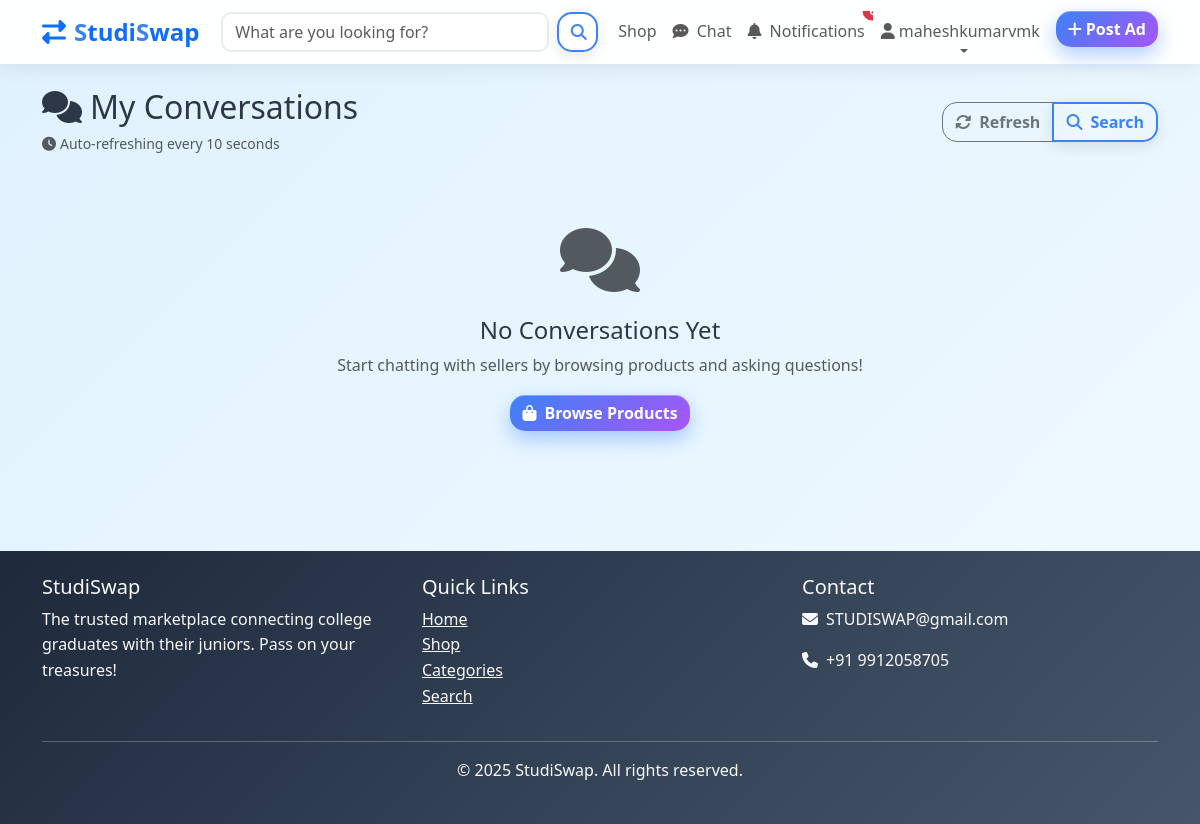
The page /chat/ (signed in) on the database as committed earlier.
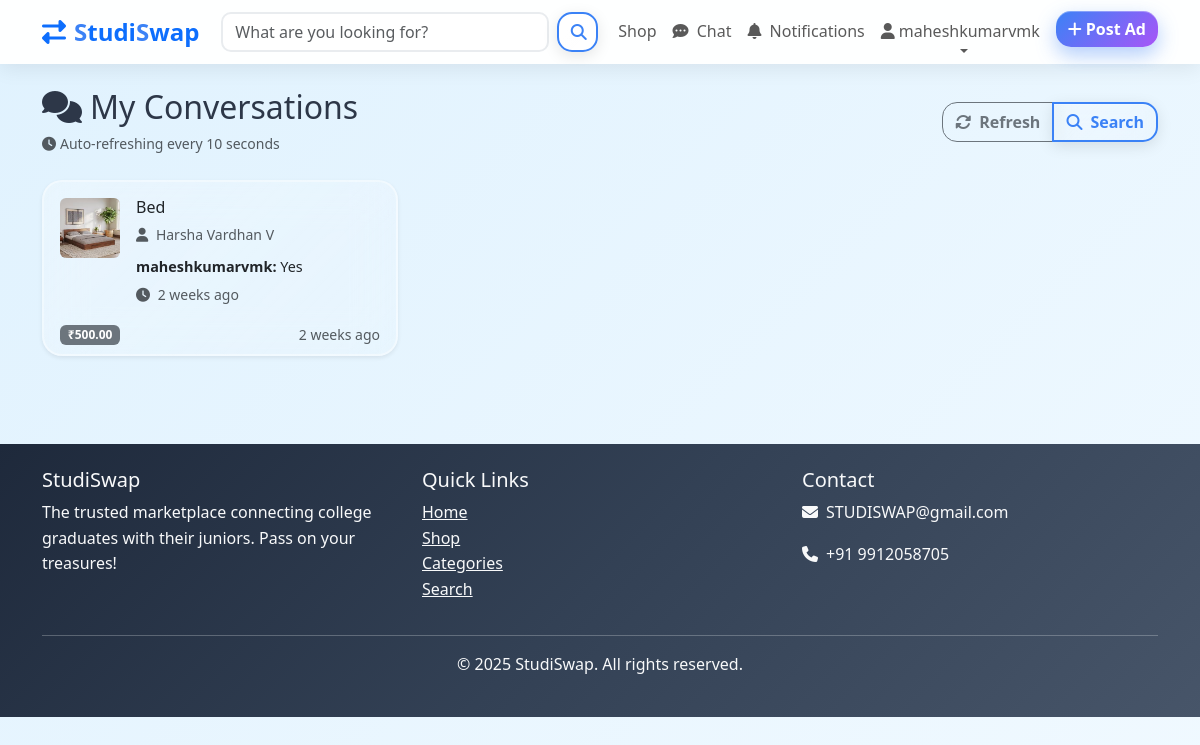
The same page on the database as committed later.
### chat/models.py (models this page shows, shortened)
class Conversation(models.Model):
    product = models.ForeignKey(Product, on_delete=models.CASCADE, related_name='conversations')
    buyer = models.ForeignKey(User, on_delete=models.CASCADE, related_name='buyer_conversations')
    seller = models.ForeignKey(User, on_delete=models.CASCADE, related_name='seller_conversations')
    created_at = models.DateTimeField(auto_now_add=True)
    updated_at = models.DateTimeField(auto_now=True)
    is_active = models.BooleanField(default=True)
    class Meta:
        unique_together = ('product', 'buyer', 'seller')
        ordering = ['-updated_at']
    @property
    def other_user(self):
        def get_other(current_user):
            return self.seller if current_user == self.buyer else self.buyer
        return get_other
    @property
    def latest_message(self):
        return self.messages.first()

class Message(models.Model):
    conversation = models.ForeignKey(Conversation, on_delete=models.CASCADE, related_name='messages')
    sender = models.ForeignKey(User, on_delete=models.CASCADE, related_name='sent_messages')
    content = models.TextField()
    created_at = models.DateTimeField(auto_now_add=True)
    is_read = models.BooleanField(default=False)
    class Meta:
        ordering = ['-created_at']

### products/models.py (models this page shows, shortened)
class Product(models.Model):
    CONDITION_CHOICES = [
        ('new', 'New'),
        ('like_new', 'Like New'),
        ('good', 'Good'),
        ('fair', 'Fair'),
        ('poor', 'Poor'),
    ]
    STATUS_CHOICES = [
        ('active', 'Active'),
        ('sold', 'Sold'),
        ('inactive', 'Inactive'),
    ]
    title = models.CharField(max_length=200)
    slug = models.SlugField(max_length=200, unique=True, blank=True)
    description = models.TextField()
    price = models.DecimalField(max_digits=10, decimal_places=2)
    category = models.ForeignKey(Category, on_delete=models.CASCADE, related_name='products')
    condition = models.CharField(max_length=20, choices=CONDITION_CHOICES, default='good')
    seller = models.ForeignKey(User, on_delete=models.CASCADE, related_name='products')
    status = models.CharField(max_length=20, choices=STATUS_CHOICES, default='active')
    city = models.CharField(max_length=100)
    state = models.CharField(max_length=100, blank=True)
    country = models.CharField(max_length=100, default='India')
    brand = models.CharField(max_length=100, blank=True)
    model = models.CharField(max_length=100, blank=True)
    is_negotiable = models.BooleanField(default=True)
    is_featured = models.BooleanField(default=False)
    created_at = models.DateTimeField(auto_now_add=True)
    updated_at = models.DateTimeField(auto_now=True)
    views_count = models.PositiveIntegerField(default=0)
    class Meta:
        ordering = ['-created_at']
        indexes = [
            models.Index(fields=['-created_at']),
            models.Index(fields=['status']),
            models.Index(fields=['category']),
            models.Index(fields=['city']),
        ]

class ProductImage(models.Model):
    product = models.ForeignKey(Product, on_delete=models.CASCADE, related_name='images')
    image = models.ImageField(upload_to='products/')
    alt_text = models.CharField(max_length=200, blank=True)
    is_primary = models.BooleanField(default=False)
    created_at = models.DateTimeField(auto_now_add=True)
    class Meta:
        ordering = ['-is_primary', 'created_at']

### chat/views.py (the view)
# urls.py: path('', views.ConversationListView.as_view(), name='conversation_list'),
class ConversationListView(LoginRequiredMixin, ListView):
    model = Conversation
    template_name = 'chat/conversation_list.html'
    context_object_name = 'conversations'
    paginate_by = 20
    def get_queryset(self):
        return Conversation.objects.filter(
            Q(buyer=self.request.user) | Q(seller=self.request.user),
            is_active=True
        ).select_related('product', 'buyer', 'seller').prefetch_related('messages')
    def get_context_data(self, **kwargs):
        context = super().get_context_data(**kwargs)
        for conversation in context['conversations']:
            other_user_func = conversation.other_user
            other_user = other_user_func(self.request.user)
            conversation.other_user_instance = other_user
            conversation.unread_count = conversation.messages.filter(
                sender=other_user,
                is_read=False
            ).count()
        return context

### templates/chat/conversation_list.html (shortened to what the changed rows need)
{% extends 'base.html' %}
{% load crispy_forms_tags %}
{% block content %}
<div class="container py-4">
    <div class="row">
        <div class="col-12">
            <div class="d-flex justify-content-between align-items-center mb-4">
                <div>
                    <h2 class="mb-1">
                        <i class="fas fa-comments me-2"></i>My Conversations
                    </h2>
                </div>
            </div>
            {% if conversations %}
                <div class="row">
                    {% for conversation in conversations %}
                        <div class="col-lg-6 col-xl-4 mb-3">
                            <div class="card h-100 shadow-sm conversation-card"
                                 onclick="window.location='{% url 'chat:conversation_detail' conversation.pk %}'">
                                <div class="card-body">
                                    <div class="d-flex align-items-start">
                                        <div class="me-3">
                                            {% if conversation.product.images.first %}
                                                <img src="{{ conversation.product.images.first.image.url }}"
                                                     class="rounded" width="60" height="60" style="object-fit: cover;">
                                            {% else %}
                                                <div class="bg-light rounded d-flex align-items-center justify-content-center"
                                                     style="width: 60px; height: 60px;">
                                                    <i class="fas fa-image text-muted"></i>
                                                </div>
                                            {% endif %}
                                        </div>
                                        <div class="flex-grow-1 min-width-0">
                                            <h6 class="card-title mb-1 text-truncate">
                                                {{ conversation.product.title }}
                                            </h6>
                                            <p class="text-muted mb-2">
                                                <small>
                                                    <i class="fas fa-user me-1"></i>
                                                    {{ conversation.other_user_instance.get_full_name|default:conversation.other_user_instance.username }}
                                                </small>
                                            </p>
                                            {% if conversation.latest_message %}
                                                <p class="mb-1 text-truncate" style="font-size: 0.9rem;">
                                                    <strong>{{ conversation.latest_message.sender.username }}:</strong>
                                                    {{ conversation.latest_message.content|truncatewords:8 }}
                                                </p>
                                                <small class="text-muted">
                                                    <i class="fas fa-clock me-1"></i>
                                                    {{ conversation.latest_message.created_at|timesince }} ago
                                                </small>
                                            {% else %}
                                                <p class="text-muted mb-1"><em>No messages yet</em></p>
                                            {% endif %}
                                        </div>
                                    </div>
                                </div>
                                <div class="card-footer bg-transparent border-top-0 pt-0">
                                    <div class="d-flex justify-content-between align-items-center">
                                        <span class="badge bg-secondary">
                                            ₹{{ conversation.product.price }}
                                        </span>
                                        <small class="text-muted">
                                            {{ conversation.updated_at|timesince }} ago
                                        </small>
                                    </div>
                                </div>
                            </div>
                        </div>
                    {% endfor %}
                </div>
            {% else %}
                <div class="text-center py-5">
                    <div class="mb-4">
                        <i class="fas fa-comments text-muted" style="font-size: 4rem;"></i>
                    </div>
                    <h4>No Conversations Yet</h4>
                    <p class="text-muted">
                        Start chatting with sellers by browsing products and asking questions!
                    </p>
                    <a href="{% url 'products:home' %}" class="btn btn-primary">
                        <i class="fas fa-shopping-bag me-2"></i>Browse Products
                    </a>
                </div>
            {% endif %}
        </div>
    </div>
</div>
{% endblock %}

Rows that differ between the two databases and show on the page:
added Conversation: product.images.first.image (picture), product "Bed", other_user_instance.get_full_name "Harsha Vardhan V", latest_message.sender.username "maheshkumarvmk", latest_message.content "Yes", latest_message.created_at "2 weeks", product.price "500.00", updated_at "2 weeks"
Other text that changed with them:
text no longer shown: "No Conversations Yet Start chatting with sellers by browsing products and asking questions! Browse Products"
